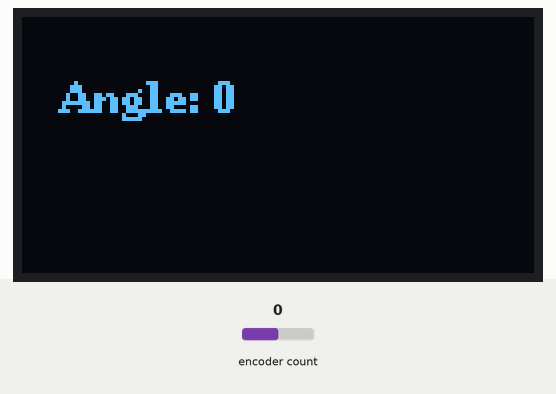
Recording of a sketch running on a simulated Arduino Uno, built with avr-gcc and run on an emulated ATmega328P. Parts: 128×64 one-colour display. The test bench sets the inputs (shaded band); at power-on: encoder count 0.

Above: at 1.2 s.
1.3 s: encoder count set to 1
At 2.1 s:
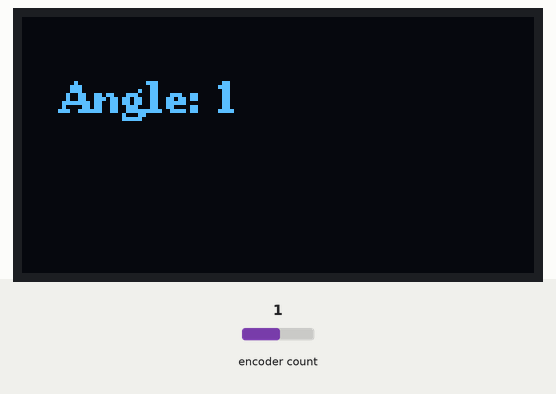
2.8 s: encoder count set to 2
4.3 s: encoder count set to 3
Timing chart, 0 to 7.3 s (numbered marks = the images above; inputs shaded):
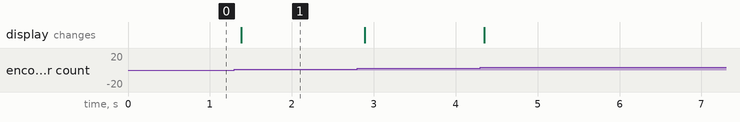

Measured:
- after the input at 1.3 s, the display: changes after 0.08 s (image 1)

The sketch:

Ex1.2.5.ino
```cpp
#include <U8g2lib.h>
#include <Wire.h>
#include <Encoder.h>

const int pinA = 2;
const int pinB = 3;
long count = 0;
int lastA = LOW;
const int perRev = 360;              // 一圈脉冲
const long full = (long)perRev * 4;  //一圈总计数
const int x = 10, y = 30, w = 108, h = 12;

U8G2_SH1106_128X64_NONAME_F_HW_I2C u8g2(U8G2_R0, U8X8_PIN_NONE);
Encoder enc(pinA, pinB);

void setup() {
  pinMode(pinA, INPUT);
  pinMode(pinB, INPUT);
  u8g2.begin();
  u8g2.setFont(u8g2_font_ncenB08_tr);
}

void loop() {
  count = enc.read();
  if (count < 0) count = 0;
  if (count > full) count = full;
  long angle = (count * 360) / full;
  int fill = (int)(angle * w / 360);  //转一圈进度条走完
  u8g2.clearBuffer();
  u8g2.setCursor(x, y - 6);
  u8g2.print("Angle: ");
  u8g2.print(angle);
  u8g2.drawBox(x, y, fill, h);
  u8g2.sendBuffer();
  delay(15);
}
```
